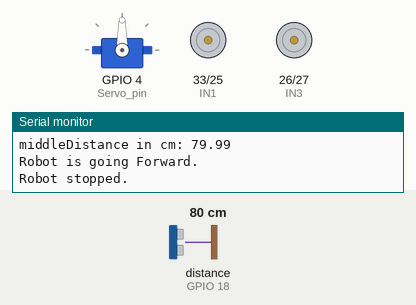
Simulated run of this sketch. Board: ESP32. On the bench: servo, motor-driver pin pairs drawn as motors (green arrow = first pin HIGH = forward, orange = second pin HIGH = backward, longer = more drive, scaled by the enable pin), the last lines printed to the serial monitor. Wiring (inferred from the names in the program): ultrasonic range finder: trigger GPIO 19; echo GPIO 18. The inputs (shaded band) are chosen by the test bench; at power-on: distance to the obstacle (sensor on GPIO 18) 80 cm. The echo pulse lasts 58.3 µs per cm.

Above: at 2.1 s.
2.2 s: distance to the obstacle (sensor on GPIO 18) set to 2 cm
At 4.1 s:
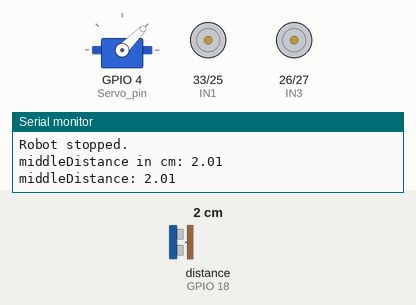
At 5.4 s:
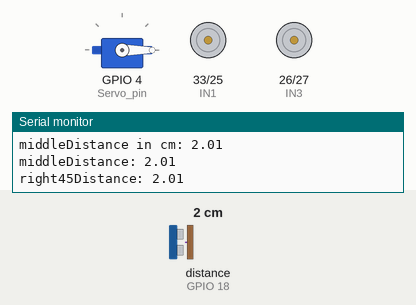
6.9 s: distance to the obstacle (sensor on GPIO 18) set to 4 cm
At 8.5 s:
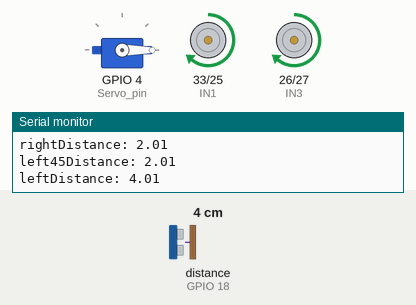
Timing chart, 0 to 10.0 s (numbered marks = the images above; inputs shaded):
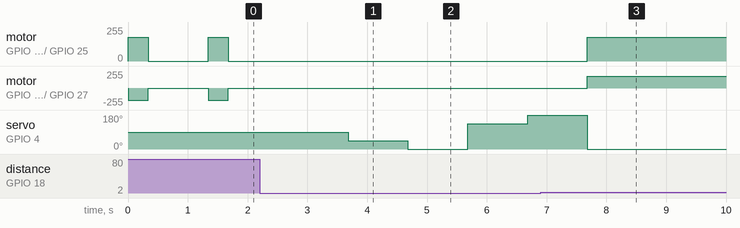

The sketch:

Automatic_Avoidance_ver2.ino
```cpp
/*
Assumptions:
  1. Every distance we calculate are in centimeters.

Limitations:
  1. In remote control part, The vehicle is not easy to control.
     since motor driver works only when speed is high for a 9V battery.
  2. Since the servo motor is present at a considerable height in front of robot,
      Obstacles like speed breakers are not identified.
      -> In real world scenario, it can be clarified easily since if we keep it lower,
         A new limitation like avoiding the speed breaker also arises if we keep it low.
  3.

TO TEST:
  1. check whether rightside() & leftside() function turns for 45 angle or not
  2.
*/

#include <ESP32Servo.h>
Servo myservo; // object used to control servo motor
#define Servo_pin 4

// Trigger and echo of ultrasonic sensors
#define TRIG 19
#define ECHO 18
// Pins of L298N motor Driver enable and input pins.
#define ENA 12
#define ENB 13
#define IN1 33  // 1 for motor A
#define IN2 25  // 2 for motor A
#define IN3 26  // 1 for motor B
#define IN4 27  // 2 for motor B

// variables to find positions of obstacles in that direction.
float carspeed = 180;
float speed_of_sound = 34300;
float middleDistance = 0;
float leftDistance = 0;
float rightDistance = 0;
float left45Distance = 0;
float right45Distance = 0;
float Distance=0;
float minDistance = 20;
float move_time = 0;
float obstacle_distance = 0;  // stores the distance of obstacle in the new direction of motion to give time argument to motion functions
unsigned long startTime = 0; // useful to measure the time car need to travel.

// function to measure distance using ultrasonic sensor
float Distance_measure();       // DONE
int is_obstacle_present();      // DONE
int max_dist_angle();           // DONE
void avoid_obstacle();          // DONE
void forward(float delay_sec);
void backward(float delay_sec);
void rightside(float delay_sec);
void leftside(float delay_sec);
void stop();

void setup() {
  myservo.attach(Servo_pin);
  Serial.begin(9600);
  pinMode(TRIG,OUTPUT);
  pinMode(ECHO,INPUT);
  pinMode(IN1, OUTPUT);
  pinMode(IN2, OUTPUT);
  pinMode(IN3, OUTPUT);
  pinMode(IN4, OUTPUT);
  pinMode(ENA, OUTPUT);
  pinMode(ENB, OUTPUT);
  stop();
}

void loop() {
  myservo.write(90);
  int obstacle = is_obstacle_present();
  if (obstacle==0) {
    // no obstacle
    move_time = (Distance-minDistance) / carspeed;
    forward(move_time);
  } else {
    // obstacle is present infront of the car.
    avoid_obstacle();
  }
  delay(1000);
}

// measures Distance using ultrasonic sensor
float Distance_measure() {
  float duration, distance; // duration is time in micro sec and distance is distance in cm
  digitalWrite(TRIG, LOW);
  delayMicroseconds(10);
  digitalWrite(TRIG,HIGH);
  delayMicroseconds(10);
  digitalWrite(TRIG,LOW);
  duration = pulseIn(ECHO,HIGH);
  distance = duration*speed_of_sound / (float)2000000; // duration is divided by 2 to get accurate distance
  return (float)distance;
}
// confirmation for obstacle present or not.
int is_obstacle_present() {
  Distance = Distance_measure();
  Serial.print("middleDistance in cm: ");
  Serial.println(Distance);
  if (Distance <= minDistance)
    return 1;
  else
    return 0;
}
// function to find direction where obstacle is not present
int max_dist_angle() {
  // returns the angle where the there is no obstacle.
  myservo.write(90);
  delay(1000);
  middleDistance = Distance_measure();
  Serial.print("middleDistance: ");
  Serial.println(middleDistance);
  myservo.write(45);
  delay(1000);
  right45Distance = Distance_measure();
  Serial.print("right45Distance: ");
  Serial.println(right45Distance);
  myservo.write(0);
  delay(1000);
  rightDistance = Distance_measure();
  Serial.print("rightDistance: ");
  Serial.println(rightDistance);
  myservo.write(135);
  delay(1000);
  left45Distance = Distance_measure();
  Serial.print("left45Distance: ");
  Serial.println(left45Distance);
  myservo.write(180);
  delay(1000);
  leftDistance = Distance_measure();
  Serial.print("leftDistance: ");
  Serial.println(leftDistance);
  int long_middle = (middleDistance>=right45Distance && middleDistance>=rightDistance)
                    && (middleDistance>=left45Distance && middleDistance>=leftDistance);
  int long_left = (leftDistance>=right45Distance && leftDistance>=rightDistance)
                    && (leftDistance>=left45Distance && leftDistance>=middleDistance);
  int long_right = (rightDistance>=right45Distance && rightDistance>=middleDistance)
                    && (rightDistance>=left45Distance && rightDistance>=leftDistance);
  int long_left45 = (left45Distance>=right45Distance && left45Distance>=rightDistance)
                    && (left45Distance>=middleDistance && left45Distance>=leftDistance);
  int long_right45 =(right45Distance>=middleDistance && right45Distance>=rightDistance)
                    && (right45Distance>=left45Distance && right45Distance>=leftDistance);
  if(long_middle) {
    obstacle_distance = middleDistance;
    return 90;
  } else if (long_left) {
    obstacle_distance = leftDistance;
    return 0;
  } else if (long_left45) {
    obstacle_distance = left45Distance;
    return 45;
  } else if (long_right) {
    obstacle_distance = rightDistance;
    return 180;
  } else if (long_right45) {
    obstacle_distance = right45Distance;
    return 135;
  }
}
// Finds the obstacle and avoids it.
void avoid_obstacle() {
  int max_angle = max_dist_angle();
  myservo.write(max_angle);
  float move_time = (obstacle_distance-minDistance)/carspeed;
  int turnAngle;
  if (max_angle==90) {
    forward(move_time);
    stop();
  } else if (max_angle==0) {
    rightside(90);
    forward(move_time);
    stop();
  } else if (max_angle==45) {
    rightside(45);
    forward(move_time);
    stop();
  } else if (max_angle==135) {
    leftside(45);
    forward(move_time);
    stop();
  } else if (max_angle==180) {
    leftside(90);
    forward(move_time);
    stop();
  }
}
// moves the car forward for delay_sec time.
void forward(float delay_sec) {
  startTime = millis();
  analogWrite(ENA, carspeed);
  analogWrite(ENB, carspeed);
  digitalWrite(IN1, HIGH);
  digitalWrite(IN2, LOW);
  digitalWrite(IN3, LOW);
  digitalWrite(IN4, HIGH);
  while (millis()-startTime < delay_sec*1000) {
    // checks for delay_sec time and then stops the car.
  }
  Serial.println("Robot is going Forward.");
  stop();
}
// moves the car backward for delay_sec time.
void backward(float delay_sec) {
  startTime = millis();
  analogWrite(ENA, carspeed);
  analogWrite(ENB, carspeed);
  digitalWrite(IN1, LOW);
  digitalWrite(IN2, HIGH);
  digitalWrite(IN3, HIGH);
  digitalWrite(IN4, LOW);
  while (millis()-startTime < delay_sec*1000) {
    // checks for delay_sec time and then stops the car.
  }
  Serial.println("Robot is going backward.");
  stop();
}
// Turns the car rightside by some angle.
void rightside(float delay_sec) {
  startTime = millis();
  analogWrite(ENA, carspeed);
  analogWrite(ENB, carspeed);
  digitalWrite(IN1, HIGH);
  digitalWrite(IN2, LOW);
  digitalWrite(IN3, HIGH);
  digitalWrite(IN4, LOW);
  while (millis()-startTime < delay_sec*1000) {
    // checks for delay_sec time and then stops the car.
  }
  Serial.println("Robot is turning rightside.");
  stop();
}
// Turns the car leftside by some angle.
void leftside(float delay_sec) {
  startTime = millis();
  analogWrite(ENA, carspeed);
  analogWrite(ENB, carspeed);
  digitalWrite(IN1, LOW);
  digitalWrite(IN2, HIGH);
  digitalWrite(IN3, LOW);
  digitalWrite(IN4, HIGH);
  while (millis()-startTime < delay_sec*1000) {
    // checks for delay_sec time and then stops the car.
  }
  Serial.println("Robot is turning leftside.");
  stop();
}
// Stops the car.
void stop() {
  analogWrite(ENA, 0);
  analogWrite(ENB, 0);
  digitalWrite(IN1, LOW);
  digitalWrite(IN2, LOW);
  digitalWrite(IN3, LOW);
  digitalWrite(IN4, LOW);
  Serial.println("Robot stopped.");
}
```

Measured:
- the behaviour switches between 2 and 3 cm on distance to the obstacle (sensor on GPIO 18) (found by bisection; images 2 and 3)
- after the input at 2.2 s, motor on GPIO 33 (IN1) / GPIO 25 (IN2), motor on GPIO 26 (IN3) / GPIO 27 (IN4): stops changing and stays stopped; servo on GPIO 4 (Servo_pin): 90° → 45° after 1.5 s, → 0° 1.0 s later, → 135° 1.0 s later, → 180° 1.0 s later
- after the input at 6.9 s, motor on GPIO 33 (IN1) / GPIO 25 (IN2), motor on GPIO 26 (IN3) / GPIO 27 (IN4): stopped → forward 180/255 after 0.78 s
- by itself, motor on GPIO 33 (IN1) / GPIO 25 (IN2): alternates forward 180/255 for 0.33 s and stopped for 1.0 s
- by itself, motor on GPIO 26 (IN3) / GPIO 27 (IN4): alternates backward 180/255 for 0.33 s and stopped for 1.0 s
